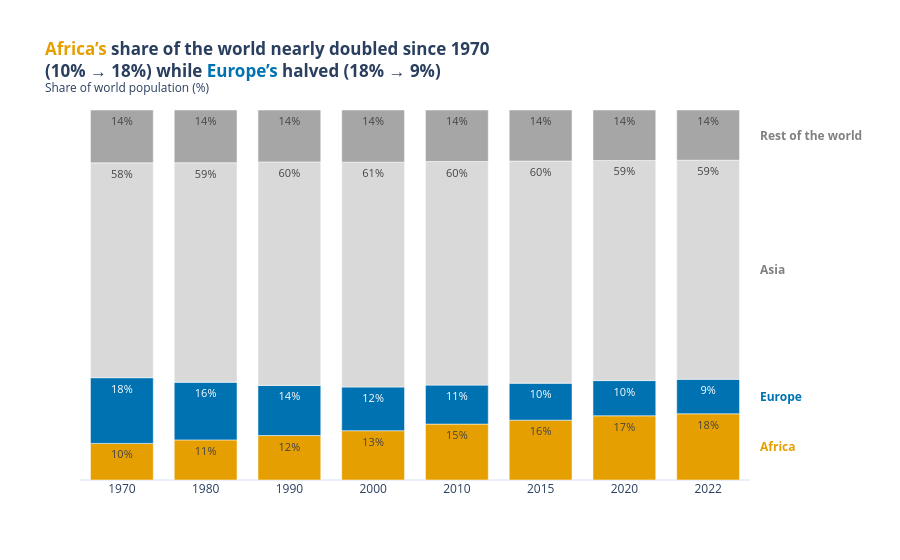

The notebook cell this image was saved under:
### Markdown cell above
**Chart choice & justification:** *Which chart did you choose, and why? Justify design choices.

*YOUR ANSWER HERE*

**Fully stacked bar chart in percentages (100%).** In the problem, we are asked about the percentage of 100%-total belonging to particular groups. The fully stacked bar chart maintains the total equal, i.e., what we will see is merely structural changes. Africa comes first, as it gives us the unified starting point to compare things. Two major groups considered in the problem get two accent colors (Africa - orange, Europe - blue), and Asia, as well as the rest of the world, is grey-colored. The labels are put right to the segments and beside the rightmost bar, which makes it unnecessary to have a legend here.
**Finding:** Africa grew its share from 10% to 18%, while Europe's decreased from 18% to 9%; their places swapped, basically. Asia remained about the same, as its share was only up from 58% to 59%, while the rest of the world took about 14%.

### Code cell
# Q7

df_long['Group'] = df_long['Continent'].where(
    df_long['Continent'].isin(['Africa', 'Asia', 'Europe']), 'Rest of the world')
share = df_long.groupby(['Year', 'Group'], as_index=False)['Population'].sum()
share['Share'] = share['Population'] / share.groupby('Year')['Population'].transform('sum') * 100
share['Year'] = share['Year'].astype(str)   # years as categories (1970…2022 aren't evenly spaced)

fig = px.bar(share, x='Year', y='Share', color='Group',
             category_orders={'Group': ['Africa', 'Europe', 'Asia', 'Rest of the world']},
             color_discrete_map={'Africa': ACCENT, 'Europe': BLUE,
                                 'Asia': '#D9D9D9', 'Rest of the world': '#A6A6A6'},
             text=share['Share'].round(0).astype(int).astype(str) + '%',
             template='plotly_white',
             title=f'<b><span style="color:{ACCENT}">Africa’s</span> share of the world nearly doubled since 1970<br>'
                   f'(10% → 18%) while <span style="color:{BLUE}">Europe’s</span> halved (18% → 9%)</b>'
                   '<br><sup>Share of world population (%)</sup>')
fig.update_traces(textposition='inside', textfont_size=11)
fig.update_xaxes(title=None, type='category')
fig.update_yaxes(title=None, showgrid=False, showticklabels=False, range=[0, 100])


y0 = 0
for g in ['Africa', 'Europe', 'Asia', 'Rest of the world']:
    v = share.query("Year == '2022' and Group == @g")['Share'].iloc[0]
    fig.add_annotation(xref='paper', x=1, y=y0 + v / 2, text=f'<b>{g}</b>', showarrow=False,
                       xanchor='left', xshift=8,
                       font=dict(color={'Africa': ACCENT, 'Europe': BLUE}.get(g, 'grey')))
    y0 += v
fig.update_layout(showlegend=False, bargap=0.25, margin=dict(r=150, t=110))
fig.show()

### Figure 1 — Plotly figure (JSON) as saved in the notebook; plotly's stock layout.template omitted (floating-point values rounded to 4 significant figures)
{"data": [{"hovertemplate": "Group=Africa<br>Year=%{x}<br>Share=%{y}<br>text=%{text}<extra></extra>", "legendgroup": "Africa", "marker": {"color": "#E69F00", "pattern": {"shape": ""}}, "name": "Africa", "orientation": "v", "showlegend": true, "text": ["10%", "11%", "12%", "13%", "15%", "16%", "17%", "18%"], "textfont": {"size": 11}, "textposition": "inside", "type": "bar", "x": ["1970", "1980", "1990", "2000", "2010", "2015", "2020", "2022"], "xaxis": "x", "y": [9.893, 10.84, 12.01, 13.32, 15.11, 16.18, 17.36, 17.89], "yaxis": "y"}, {"hovertemplate": "Group=Europe<br>Year=%{x}<br>Share=%{y}<br>text=%{text}<extra></extra>", "legendgroup": "Europe", "marker": {"color": "#0072B2", "pattern": {"shape": ""}}, "name": "Europe", "orientation": "v", "showlegend": true, "text": ["18%", "16%", "14%", "12%", "11%", "10%", "10%", "9%"], "textfont": {"size": 11}, "textposition": "inside", "type": "bar", "x": ["1970", "1980", "1990", "2000", "2010", "2015", "2020", "2022"], "xaxis": "x", "y": [17.76, 15.59, 13.55, 11.81, 10.53, 9.987, 9.514, 9.32], "yaxis": "y"}, {"hovertemplate": "Group=Asia<br>Year=%{x}<br>Share=%{y}<br>text=%{text}<extra></extra>", "legendgroup": "Asia", "marker": {"color": "#D9D9D9", "pattern": {"shape": ""}}, "name": "Asia", "orientation": "v", "showlegend": true, "text": ["58%", "59%", "60%", "61%", "60%", "60%", "59%", "59%"], "textfont": {"size": 11}, "textposition": "inside", "type": "bar", "x": ["1970", "1980", "1990", "2000", "2010", "2015", "2020", "2022"], "xaxis": "x", "y": [58.06, 59.32, 60.41, 60.76, 60.43, 60.05, 59.48, 59.21], "yaxis": "y"}, {"hovertemplate": "Group=Rest of the world<br>Year=%{x}<br>Share=%{y}<br>text=%{text}<extra></extra>", "legendgroup": "Rest of the world", "marker": {"color": "#A6A6A6", "pattern": {"shape": ""}}, "name": "Rest of the world", "orientation": "v", "showlegend": true, "text": ["14%", "14%", "14%", "14%", "14%", "14%", "14%", "14%"], "textfont": {"size": 11}, "textposition": "inside", "type": "bar", "x": ["1970", "1980", "1990", "2000", "2010", "2015", "2020", "2022"], "xaxis": "x", "y": [14.29, 14.25, 14.02, 14.1, 13.93, 13.79, 13.65, 13.57], "yaxis": "y"}], "layout": {"annotations": [{"font": {"color": "#E69F00"}, "showarrow": false, "text": "<b>Africa</b>", "x": 1, "xanchor": "left", "xref": "paper", "xshift": 8, "y": 8.947}, {"font": {"color": "#0072B2"}, "showarrow": false, "text": "<b>Europe</b>", "x": 1, "xanchor": "left", "xref": "paper", "xshift": 8, "y": 22.55}, {"font": {"color": "grey"}, "showarrow": false, "text": "<b>Asia</b>", "x": 1, "xanchor": "left", "xref": "paper", "xshift": 8, "y": 56.82}, {"font": {"color": "grey"}, "showarrow": false, "text": "<b>Rest of the world</b>", "x": 1, "xanchor": "left", "xref": "paper", "xshift": 8, "y": 93.21}], "bargap": 0.25, "barmode": "relative", "legend": {"title": {"text": "Group"}, "tracegroupgap": 0}, "margin": {"r": 150, "t": 110}, "showlegend": false, "title": {"text": "<b><span style=\"color:#E69F00\">Africa’s</span> share of the world nearly doubled since 1970<br>(10% → 18%) while <span style=\"color:#0072B2\">Europe’s</span> halved (18% → 9%)</b><br><sup>Share of world population (%)</sup>"}, "xaxis": {"anchor": "y", "domain": [0, 1], "title": {}, "type": "category"}, "yaxis": {"anchor": "x", "domain": [0, 1], "range": [0, 100], "showgrid": false, "showticklabels": false, "title": {}}}}
